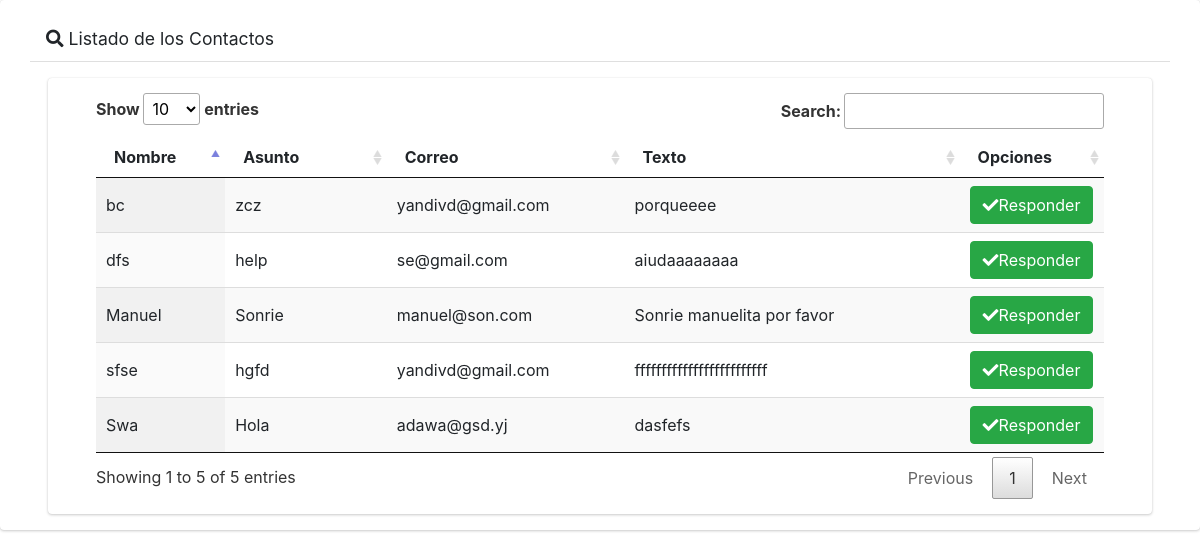
The app's page /listar/contactos/, older data.
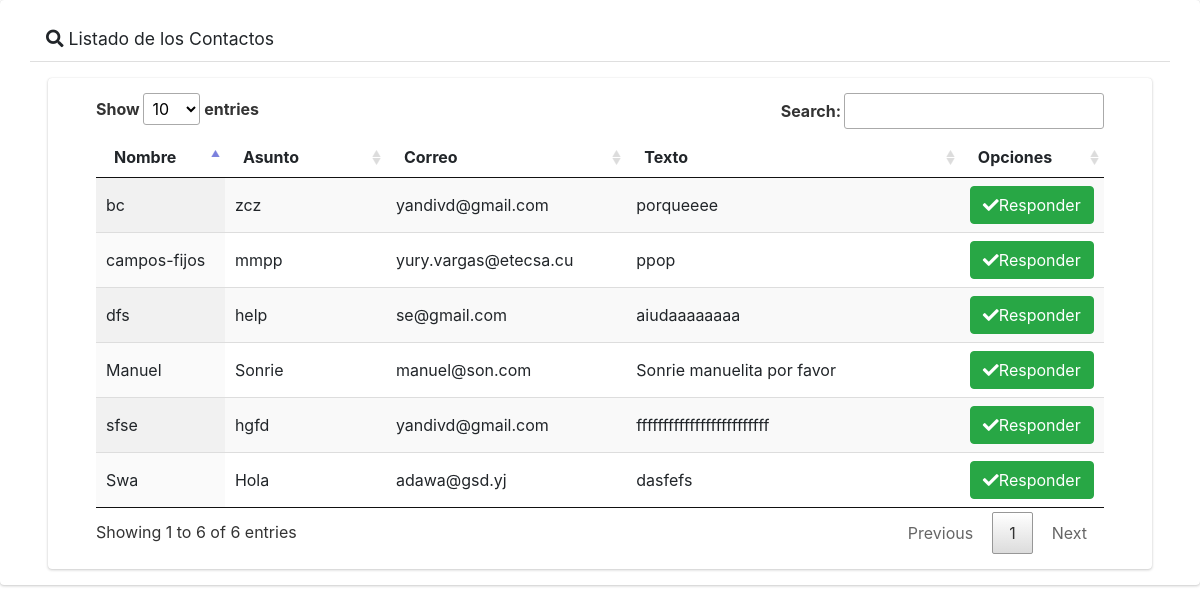
The same page, newer data.
### main/models.py (models this page shows, shortened)
class Contacto(models.Model):
    name = models.CharField(max_length=50)
    email = models.EmailField()
    asunto = models.CharField(max_length=20)
    message = models.TextField()
    class Meta:
        verbose_name = 'Contacto'
        verbose_name_plural = 'Contactos'

### main/views.py (the view)
# urls.py: path('listar/contactos/', ContactoListView.as_view(), name='listado_contactos' ),
class ContactoListView(ListView):
    model = Contacto
    template_name = 'main/contactos/list.html'

### main/templates/main/contactos/list.html (shortened to what this page needs)
<html>
{% load static %}
<head>
    <link rel="stylesheet" href="{% static 'fontawesome-free/css/all.min.css'%}">
    <link rel="stylesheet" type="text/css" href="{% static 'datatable/data_tables/datatables.min.css' %}" />
     <link rel="stylesheet" href="https://cdnjs.cloudflare.com/ajax/libs/jquery-confirm/3.3.2/jquery-confirm.min.css">
  <link rel="stylesheet" href="https://cdn.jsdelivr.net/npm/bootstrap-icons@1.7.2/font/bootstrap-icons.css">
  <link href="https://cdn.jsdelivr.net/npm/bootstrap@5.2.0-beta1/dist/css/bootstrap.min.css" rel="stylesheet"
>
<link href="https://cdn.jsdelivr.net/npm/bootstrap@5.2.0/dist/css/bootstrap.min.css" rel="stylesheet">
        <link rel="stylesheet" href="{% static 'dist/css/adminlte.min.css'%}">
</head>
<body>
    <div class=" card card-default">
        <div class="card-header px-3 mb-3 mt-3 container">
            <h3 class="card-title">
            <i class="fas fa-search"></i>
                Listado de los Contactos
            </h3>
            </div>
        <div class="card card-body content-header mx-5 px-5">
            <table id="myTable" class="display" style="width: 100%;">
                <thead>
                    <tr>
                        <th>Nombre</th>
                        <th>Asunto</th>
                        <th>Correo</th>
                        <th>Texto</th>
                        <th style="width: 3cm">Opciones</th>
                    </tr>
                </thead>
                <tbody>
                    {% for i in object_list %}
                    <tr>
                        <td style="width: 3cm;">{{i.name}}</td>
                        <td style="width: 4cm;">{{i.asunto}}</td>
                        <td style="width: 6cm;">{{i.email}}</td>
                        <td style="width: 9cm;">{{i.message}}</td>
                        <td style="width: 2cm;">
                <a href="#" type="button" class="btn btn-success">
                    <i class="fas fa-check"></i>Responder
                </a>
                        </td>
                    </tr>
                    {% endfor %}
                </tbody>
            </table>
        </div>
    </div>
</body>
</html>

Row changes from the older to the newer data that the page shows:
added Contacto: name "campos-fijos", asunto "mmpp", email "yury.vargas@etecsa.cu", message "ppop"
Text that changed along with them:
text written by a page script: "Show entries Search: Showing 1 to 5 of 5 entries Previous 1 Next" → "Show entries Search: Showing 1 to 6 of 6 entries Previous 1 Next"
